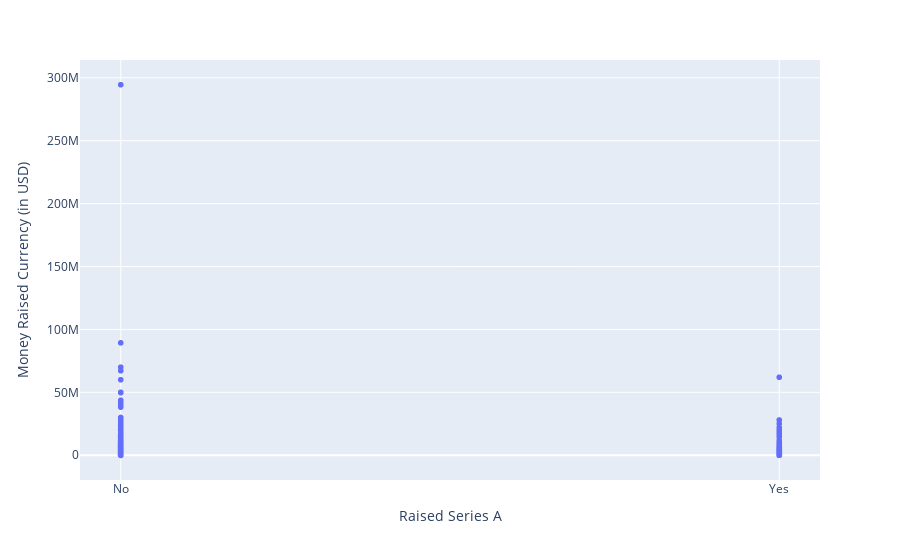

The code cell stored with this chart in its notebook:
### Code cell
fig = px.scatter(df, x='Raised Series A', y='Money Raised Currency (in USD)')
fig.show()

### Figure 1 — Plotly figure (JSON) as saved in the notebook; plotly's stock layout.template omitted (floating-point values rounded to 4 significant figures; data arrays with more than 128 entries replaced by an {"elided": "..."} marker saying what was removed)
{"data": [{"hovertemplate": "Raised Series A=%{x}<br>Money Raised Currency (in USD)=%{y}<extra></extra>", "legendgroup": "", "marker": {"color": "#636efa", "symbol": "circle"}, "mode": "markers", "name": "", "showlegend": false, "type": "scattergl", "x": {"elided": "19750 str values"}, "xaxis": "x", "y": {"elided": "19750 int values"}, "yaxis": "y"}], "layout": {"legend": {"tracegroupgap": 0}, "margin": {"t": 60}, "xaxis": {"anchor": "y", "domain": [0, 1], "title": {"text": "Raised Series A"}}, "yaxis": {"anchor": "x", "domain": [0, 1], "title": {"text": "Money Raised Currency (in USD)"}}}}
